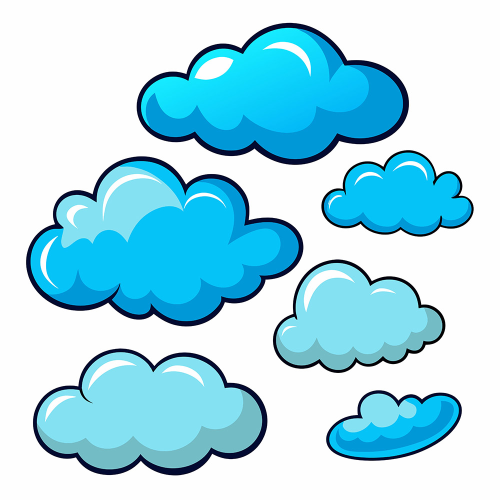
#> input picture html/images/7e938263ddf1aa79ec1438041c2b562f.jpg, 1000 x 1000 px, found by its file name (shown at 1/2 size)
$ python trace.py
#> lines starting #> are read from the running program, lines starting #| are printed output that depends on the picture; after the words box and inside, x2 and y2 are one past the last pixel; in counts of white or black regions, pixels touching at a corner belong together
"""Trace 6 đám mây từ 7e938263...jpg -> các lớp: outline(viền đậm), body(thân), shade(bóng đậm), hi(highlight trắng)."""
import cv2, numpy as np, json
img = cv2.imread('../../images/7e938263ddf1aa79ec1438041c2b562f.jpg')
#> img is the input picture: shape (1000, 1000, 3); mean B, G, R 235.7, 220.2, 166.6
hsv = cv2.cvtColor(img, cv2.COLOR_BGR2HSV); H, S, V = cv2.split(hsv)
#> after `hsv = cv2.cvtColor(img, cv2.COLOR_BGR2HSV)`: hsv: shape (1000, 1000, 3); mean H, S, V 44, 84.7, 235.8
#> after `H, S, V = cv2.split(hsv)`:
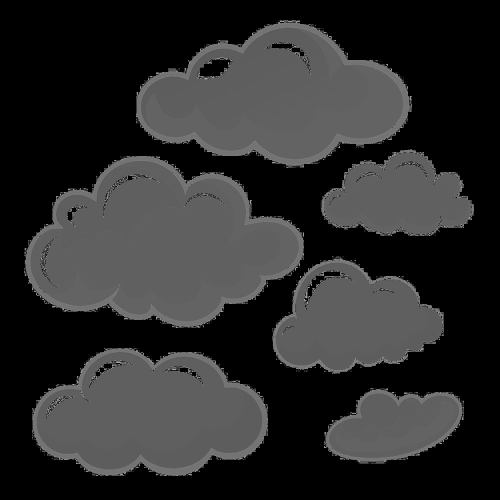
#> H: shape (1000, 1000) (shown at 1/2 size); min 0, max 178, mean 44
#> after `H, S, V = cv2.split(hsv)`:
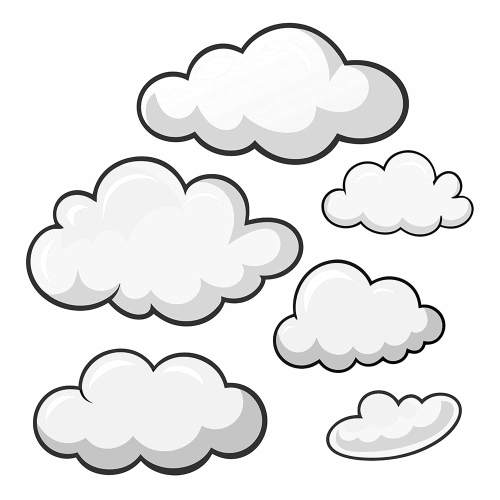
#> V: shape (1000, 1000) (shown at 1/2 size); min 0, max 255, mean 235.8
dark = ((V < 90)).astype(np.uint8) * 255                      # viền xanh đen
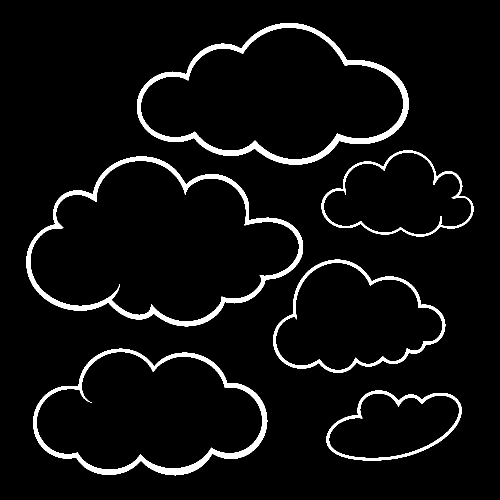
#> dark: shape (1000, 1000) (shown at 1/2 size); 5.1% white; 6 white regions, box (x1, y1, x2, y2) and area: (274, 46, 818, 329) 13552, (52, 313, 606, 653) 13414, (66, 697, 535, 951) 11080, (546, 519, 891, 746) 5684, (653, 781, 923, 921) 3905, (643, 301, 947, 473) 3709
cloud = ((S > 40) | (V < 90)).astype(np.uint8) * 255          # toàn bộ đám mây (không phải nền trắng)
#> cloud: shape (1000, 1000); 42.2% white; 6 white regions, box (x1, y1, x2, y2) and area: (52, 313, 607, 653) 123760, (273, 46, 818, 329) 99931, (66, 697, 535, 951) 84624, (546, 519, 891, 746) 51287, (643, 301, 947, 473) 35377, (653, 781, 924, 921) 27436
cloud = cv2.morphologyEx(cloud, cv2.MORPH_CLOSE, np.ones((5, 5), np.uint8))
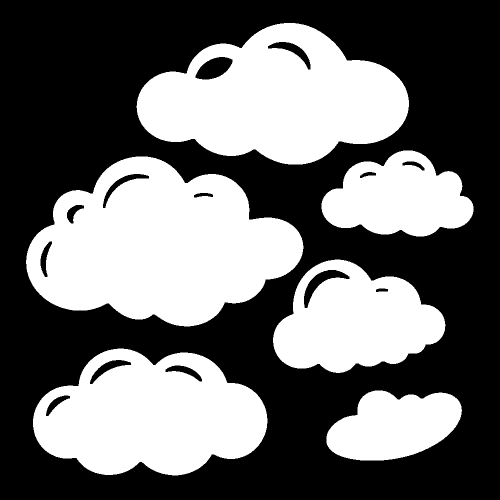
#> cloud: shape (1000, 1000) (shown at 1/2 size); 42.4% white; 6 white regions
filled = np.zeros_like(cloud)
cnts, _ = cv2.findContours(cloud, cv2.RETR_EXTERNAL, cv2.CHAIN_APPROX_NONE)
#> cnts = 6 contours; box (x1, y1, x2, y2) and area: (52, 313, 607, 653) 126206, (273, 46, 818, 329) 102884, (66, 697, 535, 951) 86852, (546, 519, 891, 746) 53142, (643, 301, 947, 473) 35872, (653, 781, 924, 921) 27136
cnts = sorted([c for c in cnts if cv2.contourArea(c) > 5000], key=lambda c: cv2.boundingRect(c)[1])
inner_body = ((S > 40) & (V >= 90)).astype(np.uint8) * 255    # vùng màu bên trong viền
#> inner_body: shape (1000, 1000); 37.1% white; 339 white regions (333 under 20 px), largest, box (x1, y1, x2, y2) and area: (61, 322, 598, 643) 110191, (282, 55, 806, 318) 86249, (73, 704, 525, 939) 73422, (552, 526, 885, 740) 45599, (648, 305, 943, 469) 31666, (658, 787, 918, 916) 23447
# bóng = các vùng tối hơn trong thân (V thấp hơn trung vị của đám)
hi = ((S < 40) & (V > 225)).astype(np.uint8) * 255            # vệt trắng bên trong mây
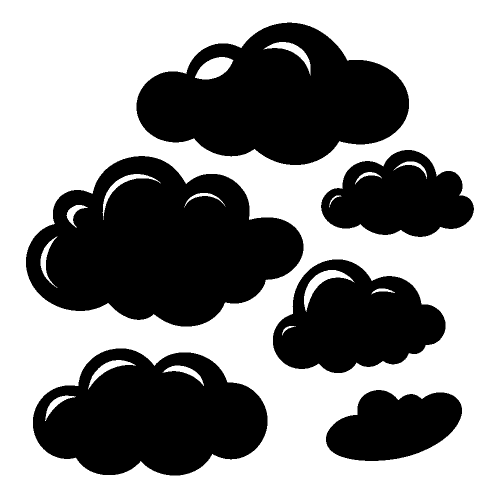
#> hi: shape (1000, 1000) (shown at 1/2 size); 57.4% white; 6 black regions, box (x1, y1, x2, y2) and area: (52, 312, 607, 653) 124477, (273, 45, 818, 330) 100619, (66, 697, 535, 951) 85216, (546, 519, 891, 746) 51790, (642, 300, 948, 474) 35845, (652, 780, 924, 922) 27768

def path(c, eps=1.6):
    c = cv2.approxPolyDP(c, eps, True)[:, 0, :].astype(float); n = len(c)
    if n < 3: return ''
    d = f'M{c[0][0]:.1f},{c[0][1]:.1f}'
    for i in range(n):
        p0, p1, p2, p3 = c[i-1], c[i], c[(i+1) % n], c[(i+2) % n]; t = .17
        c1 = p1 + (p2 - p0) * t; c2 = p2 - (p3 - p1) * t
        d += f'C{c1[0]:.1f},{c1[1]:.1f} {c2[0]:.1f},{c2[1]:.1f} {p2[0]:.1f},{p2[1]:.1f}'
    return d + 'Z'

out = []
for c in cnts:
    x, y, w, h = cv2.boundingRect(c)
    m = np.zeros_like(cloud); cv2.drawContours(m, [c], -1, 255, -1)
    body = cv2.bitwise_and(inner_body, m); body = cv2.morphologyEx(body, cv2.MORPH_OPEN, np.ones((3, 3), np.uint8))
    vals = V[body > 0]; thr = np.percentile(vals, 45)
    shade = ((V < thr) & (body > 0)).astype(np.uint8) * 255
    shade = cv2.GaussianBlur(shade, (0, 0), 4); _, shade = cv2.threshold(shade, 127, 255, cv2.THRESH_BINARY)
    shade = cv2.morphologyEx(shade, cv2.MORPH_OPEN, np.ones((9, 9), np.uint8))
    hm = cv2.bitwise_and(hi, cv2.erode(m, np.ones((9, 9), np.uint8))); hm = cv2.morphologyEx(hm, cv2.MORPH_OPEN, np.ones((3, 3), np.uint8))
    def paths(mask, mina):
        cs, _ = cv2.findContours(mask, cv2.RETR_EXTERNAL, cv2.CHAIN_APPROX_NONE)
        return ''.join(path(k) for k in cs if cv2.contourArea(k) > mina)
    bc, _ = cv2.findContours(body, cv2.RETR_EXTERNAL, cv2.CHAIN_APPROX_NONE)
    out.append(dict(box=[x, y, w, h], outline=path(c), body=''.join(path(k) for k in bc if cv2.contourArea(k) > 400),
                    shade=paths(shade, 250), hi=paths(hm, 30)))
#> this loop made 6 passes
#> (x, y, w, h, thr) on passes 1, 3, 4, 5, 6: (273, 46, 545, 283, 248), (52, 313, 555, 340, 247), (546, 519, 345, 227, 242), (66, 697, 469, 254, 242), (653, 781, 271, 140, 242)
#> (x, y, w, h, thr) on pass 2: (643, 301, 304, 172, 247)
#> pass 1, `body = cv2.bitwise_and(inner_body, m)`:
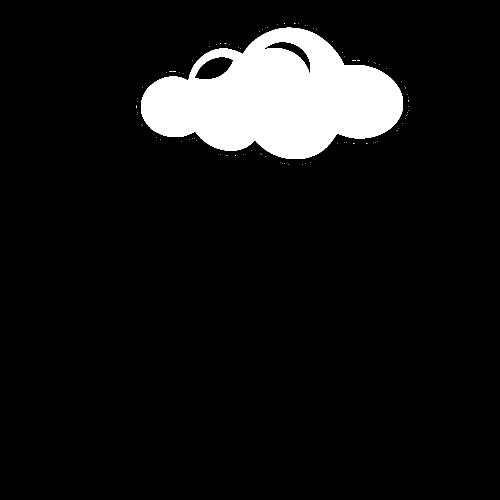
#> body: shape (1000, 1000) (shown at 1/2 size); 8.6% white; 89 white regions (88 under 20 px), largest, box (x1, y1, x2, y2) and area: (282, 55, 806, 318) 86249
#> after the loop: body: shape (1000, 1000); 2.3% white; 1 white region, box (x1, y1, x2, y2) and area: (658, 787, 918, 916) 23447
#> after the loop: hm: shape (1000, 1000); every value is 0
#> after the loop: m: shape (1000, 1000); 2.7% white; 1 white region, box (x1, y1, x2, y2) and area: (653, 781, 924, 921) 27451
#> after the loop:
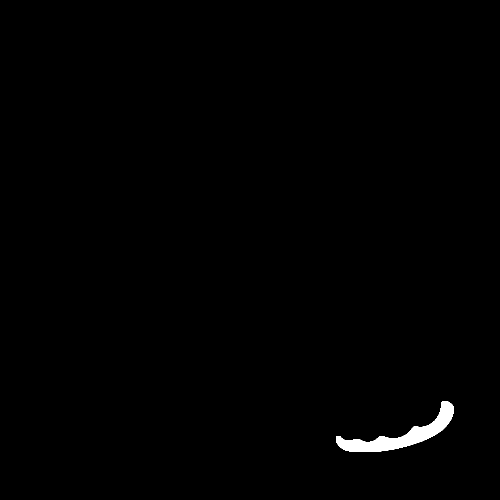
#> shade: shape (1000, 1000) (shown at 1/2 size); 0.65% white; 1 white region, box (x1, y1, x2, y2) and area: (672, 803, 908, 904) 6495
#> after the loop, out = 6 items
json.dump(out, open('clouds.json', 'w'))
print([o['box'] for o in out], [len(o['outline']) + len(o['body']) + len(o['shade']) + len(o['hi']) for o in out])
#| [[273, 46, 545, 283], [643, 301, 304, 172], [52, 313, 555, 340], [546, 519, 345, 227], [66, 697, 469, 254], [653, 781, 271, 140]] [8108, 5995, 12202, 7062, 7428, 3603]
